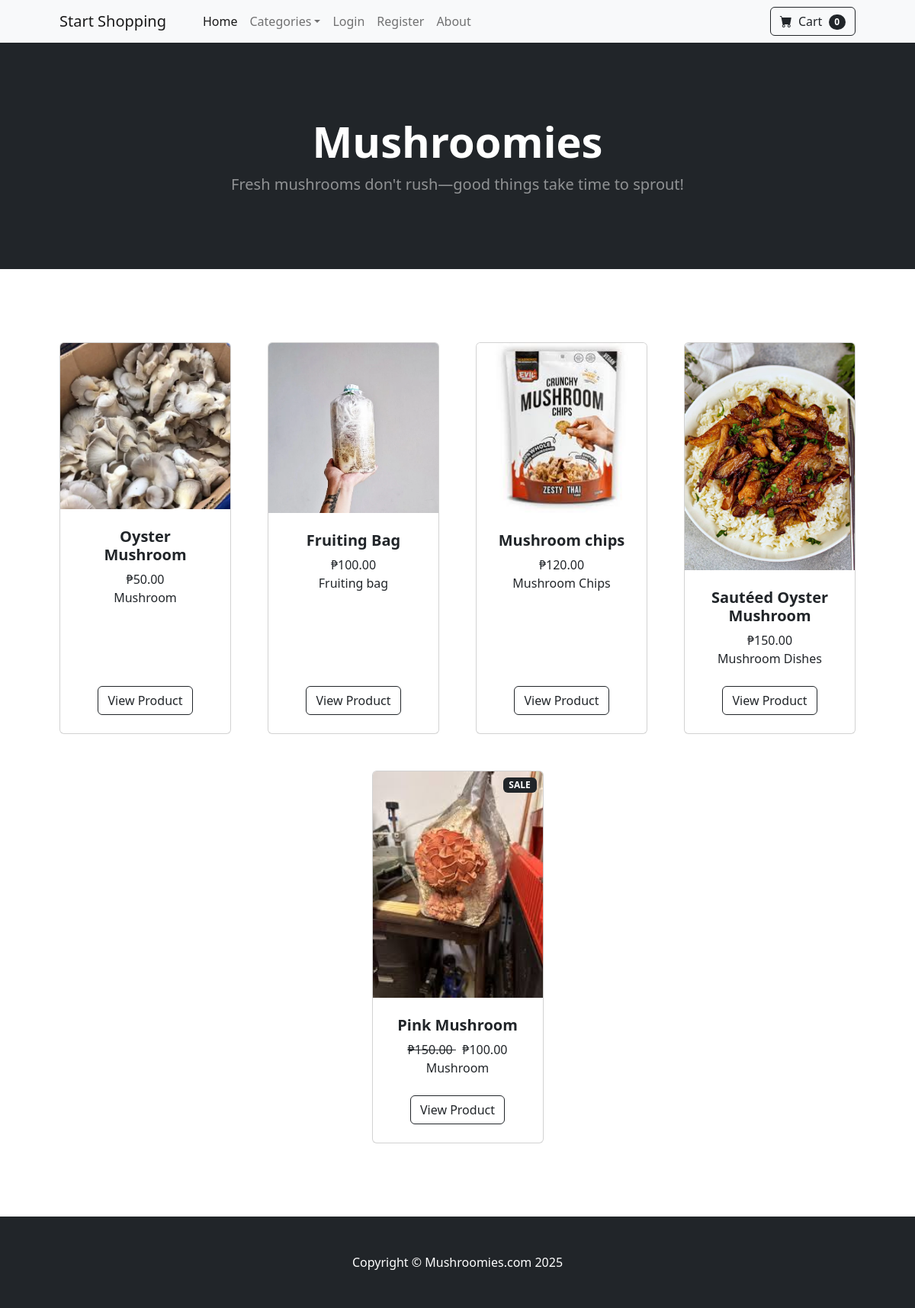
The page / on the database its author committed.
### store/models.py (models this page shows, shortened)
class Product(models.Model):
    name = models.CharField(max_length=100)
    price = models.DecimalField(default=0, decimal_places=2, max_digits=10)
    category = models.ForeignKey(Category, on_delete=models.CASCADE, default=1)
    description = models.CharField(max_length=250, default='', blank=True, null=True)
    image = models.ImageField(upload_to='uploads/product/')
    is_sale = models.BooleanField(default=False)
    sale_price = models.DecimalField(default=0, decimal_places=2, max_digits=10)

class Category(models.Model):
    name = models.CharField(max_length=50)
    def __str__(self):
        return self.name
    class Meta:
        verbose_name_plural = 'categories'

### store/views.py (the view)
# urls.py: path('',views.home, name='home'),
def home(request):
    products = Product.objects.all()
    categ = Category.objects.all()
    return render(request, 'home.html', {'products':products, 'categ': categ})

### cart/cart.py (called while the page is built)
    def __len__(self):
        return len(self.cart)

### cart/context_processors.py (called while the page is built)
def cart(request):
    return {'cart': Cart(request)}

### store/templates/home.html
{%extends 'base.html' %}
{%block content%}
        <header class="bg-dark py-5">
            <div class="container px-4 px-lg-5 my-5">
                <div class="text-center text-white">
                    <h1 class="display-4 fw-bolder">Mushroomies</h1>
                    <p class="lead fw-normal text-white-50 mb-0">Fresh mushrooms don't rush—good things take time to sprout!</p>
                </div>
            </div>
        </header>
        <section class="py-5">
            <div class="container px-4 px-lg-5 mt-5">
                <div class="row gx-4 gx-lg-5 row-cols-2 row-cols-md-3 row-cols-xl-4 justify-content-center">
                    {% for product in products %}
                        {% if product.is_sale %}
                        <div class="col mb-5">
                            <div class="card h-100">
                                <div class = "badge bg-dark text-white position-absolute"
                                style = "top: 0.5rem; right: 0.5rem" >SALE</div>
                                <img class="card-img-top" src="{{ product.image.url }}" alt="..." />
                                <div class="card-body p-4">
                                    <div class="text-center">
                                        <h5 class="fw-bolder">{{ product.name }}</h5>
                                       <strike> ₱{{ product.price }} </strike>
                                       &nbsp;
                                        ₱{{ product.sale_price }}
                                        <br>{{product.category}}
                                    </div>
                                </div>
                                <div class="card-footer p-4 pt-0 border-top-0 bg-transparent">
                                    <div class="text-center"><a class="btn btn-outline-dark mt-auto" href="{% url 'product' product.id %}">View Product</a></div>
                                </div>
                            </div>
                        </div>
                        {% else %}
                    <div class="col mb-5">
                        <div class="card h-100">
                            <img class="card-img-top" src="{{ product.image.url }}" alt="..." />
                            <div class="card-body p-4">
                                <div class="text-center">
                                    <h5 class="fw-bolder">{{ product.name }}</h5>
                                    ₱{{ product.price }}
                                    <br>{{product.category}}
                                </div>
                            </div>
                            <div class="card-footer p-4 pt-0 border-top-0 bg-transparent">
                                <div class="text-center"><a class="btn btn-outline-dark mt-auto" href="{% url 'product' product.id %}">View Product</a></div>
                            </div>
                        </div>
                    </div>
                        {% endif %}
                    {% endfor %}
                </div>
            </div>
        </section>
{%endblock%}

### store/templates/base.html (shortened to what this page needs)
{% load static %}
<!DOCTYPE html>
<html lang="en">
    <head>
        <link href="https://cdn.jsdelivr.net/npm/bootstrap-icons@1.5.0/font/bootstrap-icons.css" rel="stylesheet" />
        <link href="{% static 'css/styles.css' %}" rel="stylesheet" />
    </head>
    <body>
        {% include 'navbar.html' %}
        {% block content %}
        {% endblock %}
        <footer class="py-5 bg-dark">
            <div class="container"><p class="m-0 text-center text-white">Copyright &copy; Mushroomies.com 2025</p></div>
        </footer>
    </body>
</html>

### store/templates/navbar.html (shortened to what this page needs)
        <nav class="navbar navbar-expand-lg navbar-light bg-light">
            <div class="container px-4 px-lg-5">
                <a class="navbar-brand" href="{% url 'home' %}">Start Shopping</a>
                <div class="collapse navbar-collapse" id="navbarSupportedContent">
                    <ul class="navbar-nav me-auto mb-2 mb-lg-0 ms-lg-4">
                        <li class="nav-item"><a class="nav-link active" aria-current="page" href="{% url 'home' %}">Home</a></li>
                        <li class="nav-item dropdown">
                            <a class="nav-link dropdown-toggle" id="navbarDropdown" href="#" role="button" data-bs-toggle="dropdown" aria-expanded="false">Categories</a>
                        </li>
                        {% if user.is_authenticated %}
                            {% if user.is_superuser %}
                                <li class="nav-item dropdown">
                                    <a class="nav-link dropdown-toggle" id="navbarDropdown" href="#" role="button" data-bs-toggle="dropdown" aria-expanded="false">Orders</a>
                                    <ul class="dropdown-menu" aria-labelledby="navbarDropdown">
                                        <li><a class="dropdown-item" href="{% url 'shipped_dash' %}">Shipped Orders</a></li>
                                        <li><hr class="dropdown-divider" /></li>
                                        <li><a class="dropdown-item" href="{% url 'not_shipped_dash' %}">Unshipped Orders</a></li>
                                    </ul>
                                </li>
                            {% endif %}
                            <li class="nav-item dropdown">
                                <a class="nav-link dropdown-toggle" id="navbarDropdown" href="#" role="button" data-bs-toggle="dropdown" aria-expanded="false">Profile</a>
                                <ul class="dropdown-menu" aria-labelledby="navbarDropdown">
                                    <li><a class="dropdown-item" href="{% url 'update_user' %}">User Profile</a></li>
                                    <li><hr class="dropdown-divider" /></li>
                                    <li><a class="dropdown-item" href="{% url 'update_info' %}">User Info</a></li>
                                </ul>
                            </li>
                            <li class="nav-item"><a class="nav-link" href="{% url 'logout' %}">Logout</a></li>
                        {% else %}
                            <li class="nav-item"><a class="nav-link" href="{% url 'login' %}">Login</a></li>
                            <li class="nav-item"><a class="nav-link" href="{% url 'register' %}">Register</a></li>
                        {% endif %}
                        <li class="nav-item"><a class="nav-link" href="{% url 'about' %}">About</a></li>
                    </ul>
                    <form class="d-flex">
                        <a href="{% url 'cart_summary' %}"  class="btn btn-outline-dark">
                            <i class="bi-cart-fill me-1"></i>
                            Cart
                            <span class="badge bg-dark text-white ms-1 rounded-pill" id="cart_quantity">{{ cart|length }}</span>
                        </a>
                    </form>
                </div>
            </div>
        </nav>

### rows shown on the page
Product: image (picture), name "Oyster Mushroom", price "50.00", category "Mushroom"
Product: image (picture), name "Fruiting Bag", price "100.00", category "Fruiting bag"
Product: image (picture), name "Mushroom chips", price "120.00", category "Mushroom Chips"
Product: image (picture), name "Sautéed Oyster Mushroom", price "150.00", category "Mushroom Dishes"
Product: image (picture), name "Pink Mushroom", price "150.00", sale_price "100.00", category "Mushroom"

### other values the page prints
{{ cart|length }} "0"
